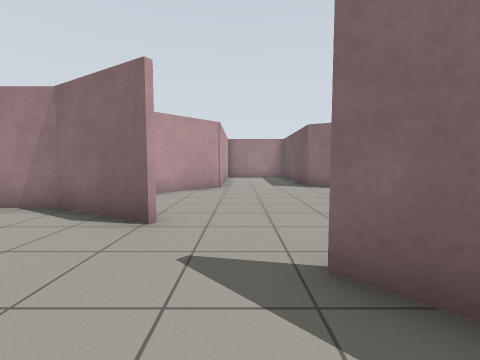
View 1 (above)

18 first-person views from a walk through a world built for the Gazebo simulator. The camera is 0.94 m above the floor, tilts 4° down and sees 90° across. The floor is counted in squares, 1 m on a side. Each view is taken from the middle of a square. On the plan, view 1 faces up. The plan holds only what a view shows up to about 10 squares ahead; the rest is blank.

View 2
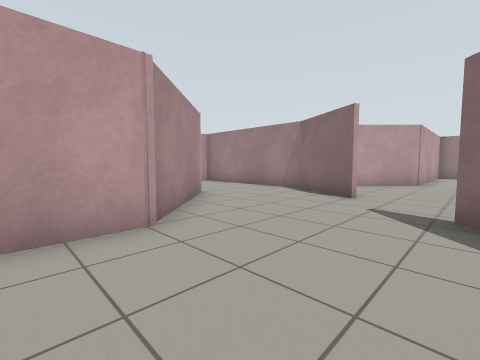

View 3
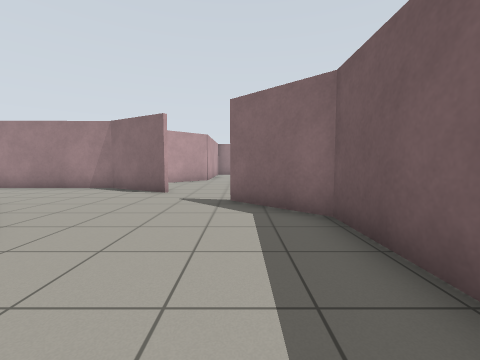

View 4
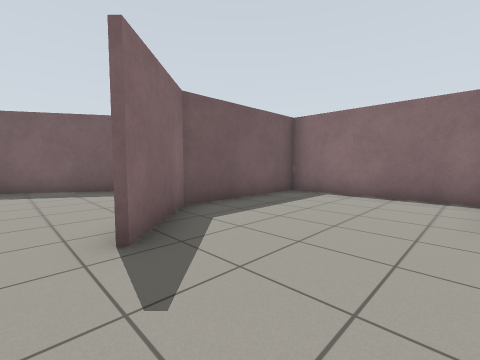

View 5
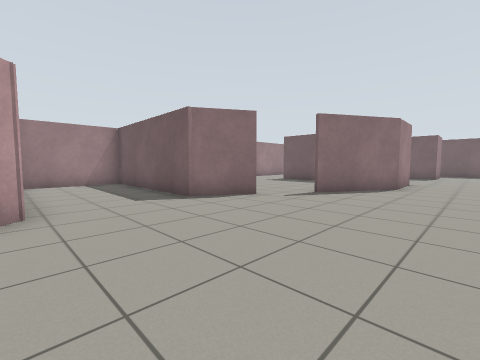

View 6
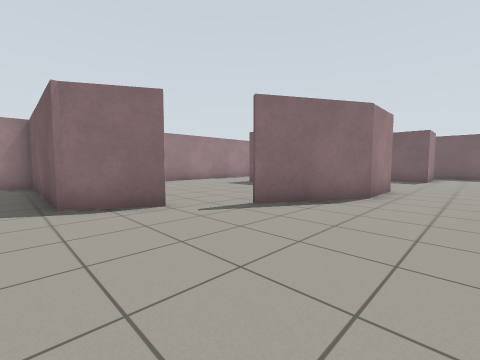

View 7
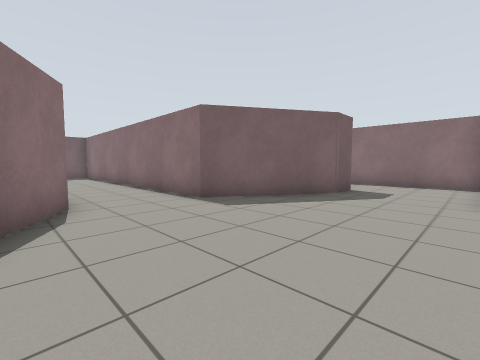

View 8
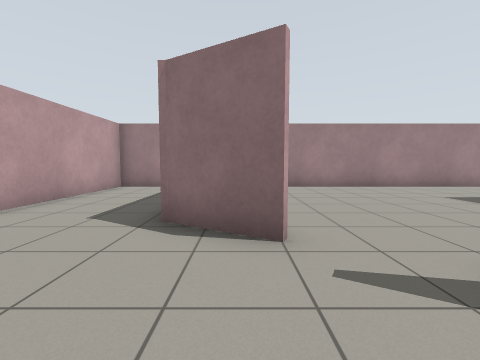

View 9
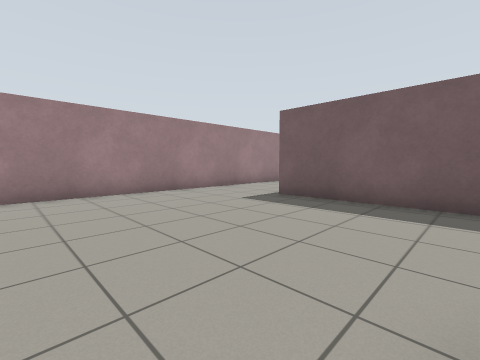

View 10
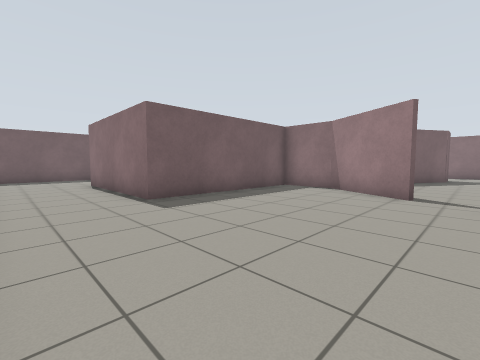

View 11
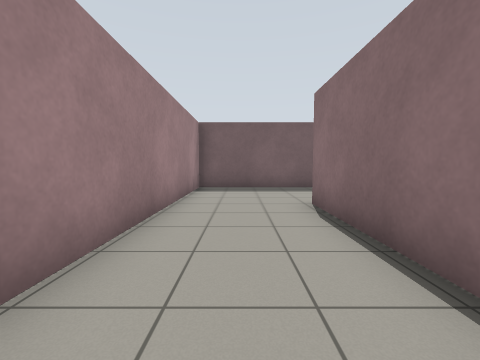

View 12
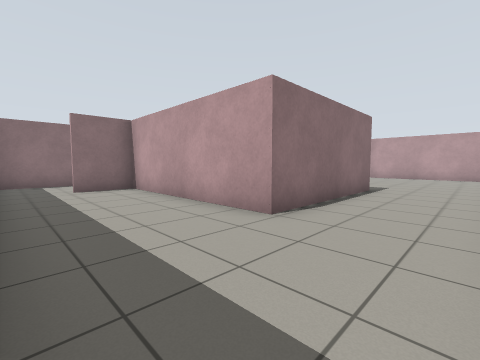

View 13
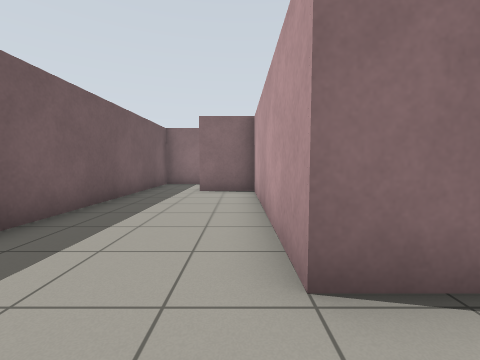

View 14
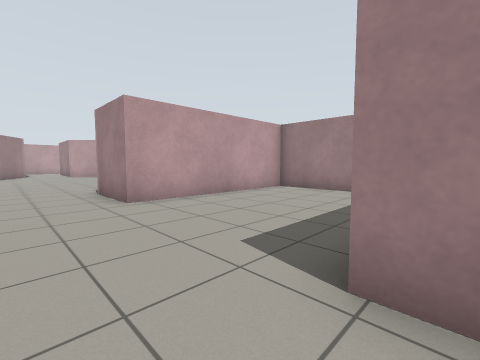

View 15
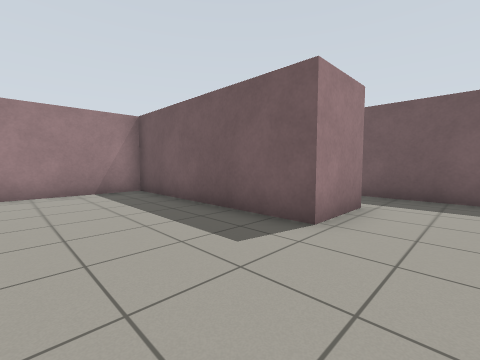

View 16
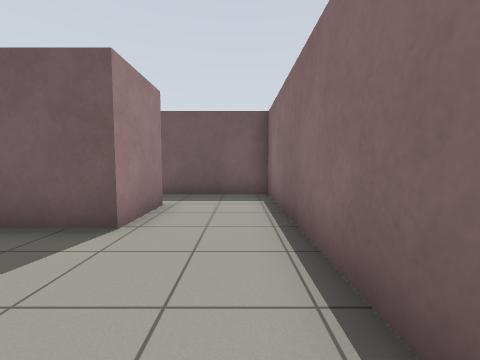

View 17
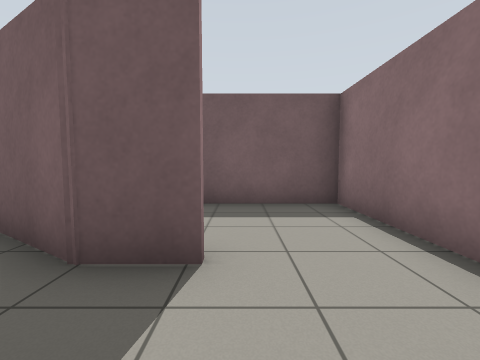

View 18
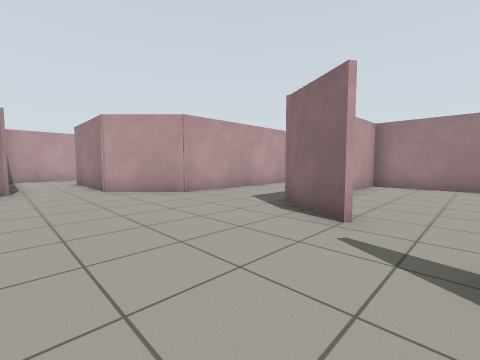

### Floor plan
Ten units are one square. View 1 is at (0, 0); x grows to the right and y downward. Boxes are objects, and circles mark ways between rooms. Rooms are numbered by the first view taken in them; rooms with no view inside come last. Other rooms are left out.
<svg viewBox="-50 -162 258 210">
<path fill="none" stroke="#000" d="M-21 43 26 43 26 -1 7 -21M-13 -36 -21 -41M-45 -8 -24 14 -24 31M45 -88 26 -99 26 -156M112 -61 89 -61 61 -77M62 18 62 4 83 -31 116 -31M29 -156 -8 -156 -8 -93 -26 -74M110 -68 110 -123 165 -123 165 -59 184 -59M61 -78 90 -62 105 -62M30 -157 30 -134M186 -31 203 -31 203 -156 29 -156M116 -31 186 -31M184 -57 164 -57 164 -122 112 -122 112 -61M29 43 95 43 95 11"/>
<circle cx="-5" cy="-30" r="3" fill="#2a7"/>
<circle cx="55" cy="-80" r="3" fill="#2a7"/>
<circle cx="120" cy="-45" r="3" fill="#2a7"/>
<circle cx="45" cy="5" r="3" fill="#2a7"/>
<circle cx="190" cy="-45" r="3" fill="#2a7"/>
<text x="0" y="10">1</text>
<text x="30" y="-60">2</text>
<text x="120" y="-130">3</text>
<text x="140" y="-70">4</text>
<text x="60" y="30">5</text>
</svg>
Room 1 opens to room 2. Room 2 opens to room 3. Room 2 opens to room 4. Room 2 opens to room 5. Room 3 opens to room 4.

Where each view was taken, in squares from view 1:
view 1: 0 up, 0 right, facing up
view 2: 3 down, 1 right, facing up-left
view 3: 4 down, 1 right, facing up
view 4: 3 up, 2 left, facing down-right
view 5: 4 up, 1 left, facing up-right
view 6: 4 up, 2 right, facing up-right
view 7: 7 up, 3 right, facing down-right
view 8: 6 up, 4 right, facing up
view 9: 8 up, 5 right, facing up-right
view 10: 15 up, 5 right, facing down-right
view 11: 14 up, 11 right, facing right
view 12: 15 up, 20 right, facing down-left
view 13: 14 up, 17 right, facing down
view 14: 4 up, 17 right, facing up-left
view 15: 4 up, 13 right, facing up-right
view 16: 4 up, 13 right, facing right
view 17: 2 down, 4 right, facing right
view 18: 5 up, 6 right, facing up-left
